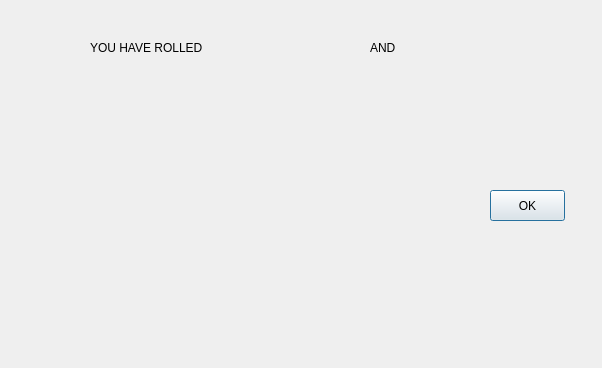
<?xml version="1.0" encoding="UTF-8"?>
<ui version="4.0">
 <class>SpecialCards</class>
 <widget class="QDialog" name="SpecialCards">
  <property name="geometry">
   <rect>
    <x>0</x>
    <y>0</y>
    <width>602</width>
    <height>368</height>
   </rect>
  </property>
  <property name="windowTitle">
   <string>Dialog</string>
  </property>
  <widget class="QLabel" name="specialcard_pic">
   <property name="geometry">
    <rect>
     <x>20</x>
     <y>110</y>
     <width>421</width>
     <height>221</height>
    </rect>
   </property>
   <property name="text">
    <string/>
   </property>
  </widget>
  <widget class="QPushButton" name="specialcard_OK">
   <property name="geometry">
    <rect>
     <x>490</x>
     <y>190</y>
     <width>75</width>
     <height>31</height>
    </rect>
   </property>
   <property name="text">
    <string>OK</string>
   </property>
  </widget>
  <widget class="QLabel" name="specialcard_dice1">
   <property name="geometry">
    <rect>
     <x>290</x>
     <y>40</y>
     <width>47</width>
     <height>16</height>
    </rect>
   </property>
   <property name="text">
    <string/>
   </property>
  </widget>
  <widget class="QLabel" name="label">
   <property name="geometry">
    <rect>
     <x>90</x>
     <y>40</y>
     <width>171</width>
     <height>16</height>
    </rect>
   </property>
   <property name="styleSheet">
    <string notr="true">font: 75 14pt &quot;MS Shell Dlg 2&quot;;</string>
   </property>
   <property name="text">
    <string>YOU HAVE ROLLED</string>
   </property>
  </widget>
  <widget class="QLabel" name="specialcard_dice2">
   <property name="geometry">
    <rect>
     <x>450</x>
     <y>40</y>
     <width>47</width>
     <height>21</height>
    </rect>
   </property>
   <property name="text">
    <string/>
   </property>
  </widget>
  <widget class="QLabel" name="label_3">
   <property name="geometry">
    <rect>
     <x>370</x>
     <y>40</y>
     <width>47</width>
     <height>16</height>
    </rect>
   </property>
   <property name="styleSheet">
    <string notr="true">font: 75 14pt &quot;MS Shell Dlg 2&quot;;</string>
   </property>
   <property name="text">
    <string>AND</string>
   </property>
  </widget>
 </widget>
 <resources/>
 <connections/>
</ui>
